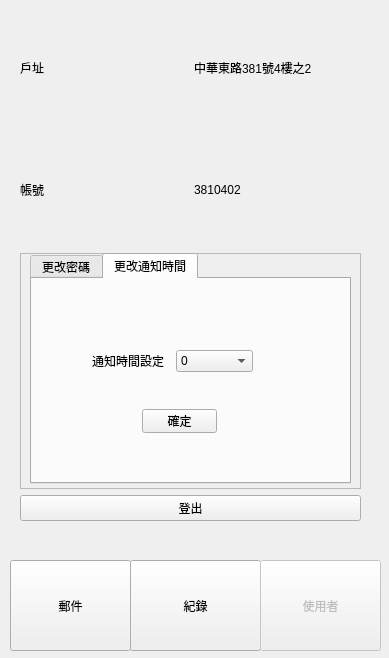
<?xml version="1.0" encoding="UTF-8"?>
<ui version="4.0">
 <class>UserPage</class>
 <widget class="QWidget" name="UserPage">
  <property name="geometry">
   <rect>
    <x>0</x>
    <y>0</y>
    <width>389</width>
    <height>658</height>
   </rect>
  </property>
  <property name="windowTitle">
   <string>Form</string>
  </property>
  <property name="styleSheet">
   <string notr="true"/>
  </property>
  <widget class="QWidget" name="verticalLayoutWidget_4">
   <property name="geometry">
    <rect>
     <x>20</x>
     <y>10</y>
     <width>341</width>
     <height>511</height>
    </rect>
   </property>
   <layout class="QVBoxLayout" name="verticalLayout_4">
    <item>
     <layout class="QVBoxLayout" name="verticalLayout">
      <item>
       <layout class="QGridLayout" name="gridLayout" columnstretch="0,0">
        <property name="leftMargin">
         <number>0</number>
        </property>
        <item row="0" column="0">
         <widget class="QLabel" name="label_2">
          <property name="text">
           <string>戶址</string>
          </property>
         </widget>
        </item>
        <item row="1" column="0">
         <widget class="QLabel" name="label">
          <property name="text">
           <string>帳號</string>
          </property>
         </widget>
        </item>
        <item row="1" column="1">
         <widget class="QLabel" name="label_3">
          <property name="text">
           <string>3810402</string>
          </property>
         </widget>
        </item>
        <item row="0" column="1">
         <widget class="QLabel" name="label_4">
          <property name="text">
           <string>中華東路381號4樓之2</string>
          </property>
         </widget>
        </item>
       </layout>
      </item>
      <item>
       <widget class="QFrame" name="frame">
        <property name="frameShape">
         <enum>QFrame::StyledPanel</enum>
        </property>
        <property name="frameShadow">
         <enum>QFrame::Raised</enum>
        </property>
        <widget class="QTabWidget" name="tabWidget">
         <property name="geometry">
          <rect>
           <x>10</x>
           <y>0</y>
           <width>321</width>
           <height>231</height>
          </rect>
         </property>
         <property name="currentIndex">
          <number>1</number>
         </property>
         <widget class="QWidget" name="tab">
          <attribute name="title">
           <string>更改密碼</string>
          </attribute>
          <widget class="QPushButton" name="pushButton_3">
           <property name="geometry">
            <rect>
             <x>70</x>
             <y>150</y>
             <width>151</width>
             <height>24</height>
            </rect>
           </property>
           <property name="text">
            <string>更改密碼</string>
           </property>
          </widget>
          <widget class="QWidget" name="layoutWidget">
           <property name="geometry">
            <rect>
             <x>50</x>
             <y>50</y>
             <width>191</width>
             <height>56</height>
            </rect>
           </property>
           <layout class="QVBoxLayout" name="verticalLayout_2">
            <item>
             <layout class="QHBoxLayout" name="horizontalLayout">
              <item>
               <widget class="QLabel" name="label_5">
                <property name="text">
                 <string>新密碼</string>
                </property>
               </widget>
              </item>
              <item>
               <widget class="QLineEdit" name="lineEdit">
                <property name="echoMode">
                 <enum>QLineEdit::Password</enum>
                </property>
               </widget>
              </item>
             </layout>
            </item>
            <item>
             <layout class="QHBoxLayout" name="horizontalLayout_2">
              <item>
               <widget class="QLabel" name="label_6">
                <property name="text">
                 <string>確認密碼</string>
                </property>
               </widget>
              </item>
              <item>
               <widget class="QLineEdit" name="lineEdit_2">
                <property name="echoMode">
                 <enum>QLineEdit::Password</enum>
                </property>
               </widget>
              </item>
             </layout>
            </item>
           </layout>
          </widget>
          <widget class="QLabel" name="label_7">
           <property name="geometry">
            <rect>
             <x>70</x>
             <y>120</y>
             <width>171</width>
             <height>16</height>
            </rect>
           </property>
           <property name="text">
            <string/>
           </property>
          </widget>
         </widget>
         <widget class="QWidget" name="tab_2">
          <attribute name="title">
           <string>更改通知時間</string>
          </attribute>
          <widget class="QPushButton" name="pushButton">
           <property name="geometry">
            <rect>
             <x>110</x>
             <y>130</y>
             <width>75</width>
             <height>24</height>
            </rect>
           </property>
           <property name="text">
            <string>確定</string>
           </property>
          </widget>
          <widget class="QWidget" name="layoutWidget">
           <property name="geometry">
            <rect>
             <x>60</x>
             <y>70</y>
             <width>161</width>
             <height>24</height>
            </rect>
           </property>
           <layout class="QHBoxLayout" name="horizontalLayout_3">
            <item>
             <widget class="QLabel" name="label_8">
              <property name="text">
               <string>通知時間設定</string>
              </property>
             </widget>
            </item>
            <item>
             <widget class="QComboBox" name="comboBox">
              <item>
               <property name="text">
                <string>0</string>
               </property>
              </item>
              <item>
               <property name="text">
                <string>1</string>
               </property>
              </item>
              <item>
               <property name="text">
                <string>2</string>
               </property>
              </item>
              <item>
               <property name="text">
                <string>3</string>
               </property>
              </item>
              <item>
               <property name="text">
                <string>4</string>
               </property>
              </item>
              <item>
               <property name="text">
                <string>5</string>
               </property>
              </item>
              <item>
               <property name="text">
                <string>6</string>
               </property>
              </item>
              <item>
               <property name="text">
                <string>7</string>
               </property>
              </item>
              <item>
               <property name="text">
                <string>8</string>
               </property>
              </item>
              <item>
               <property name="text">
                <string>9</string>
               </property>
              </item>
              <item>
               <property name="text">
                <string>10</string>
               </property>
              </item>
              <item>
               <property name="text">
                <string>11</string>
               </property>
              </item>
              <item>
               <property name="text">
                <string>12</string>
               </property>
              </item>
              <item>
               <property name="text">
                <string>13</string>
               </property>
              </item>
              <item>
               <property name="text">
                <string>14</string>
               </property>
              </item>
              <item>
               <property name="text">
                <string>15</string>
               </property>
              </item>
              <item>
               <property name="text">
                <string>16</string>
               </property>
              </item>
              <item>
               <property name="text">
                <string>17</string>
               </property>
              </item>
              <item>
               <property name="text">
                <string>18</string>
               </property>
              </item>
              <item>
               <property name="text">
                <string>19</string>
               </property>
              </item>
              <item>
               <property name="text">
                <string>20</string>
               </property>
              </item>
              <item>
               <property name="text">
                <string>21</string>
               </property>
              </item>
              <item>
               <property name="text">
                <string>22</string>
               </property>
              </item>
              <item>
               <property name="text">
                <string>23</string>
               </property>
              </item>
             </widget>
            </item>
           </layout>
          </widget>
          <widget class="QLabel" name="label_9">
           <property name="geometry">
            <rect>
             <x>70</x>
             <y>30</y>
             <width>141</width>
             <height>16</height>
            </rect>
           </property>
           <property name="text">
            <string/>
           </property>
          </widget>
         </widget>
        </widget>
       </widget>
      </item>
      <item>
       <widget class="QPushButton" name="pushButton_4">
        <property name="text">
         <string>登出</string>
        </property>
       </widget>
      </item>
     </layout>
    </item>
   </layout>
  </widget>
  <widget class="QPushButton" name="btn_pp">
   <property name="geometry">
    <rect>
     <x>10</x>
     <y>560</y>
     <width>121</width>
     <height>91</height>
    </rect>
   </property>
   <property name="text">
    <string>郵件</string>
   </property>
  </widget>
  <widget class="QPushButton" name="btn_cp">
   <property name="geometry">
    <rect>
     <x>130</x>
     <y>560</y>
     <width>131</width>
     <height>91</height>
    </rect>
   </property>
   <property name="text">
    <string>紀錄</string>
   </property>
  </widget>
  <widget class="QPushButton" name="btn_up">
   <property name="enabled">
    <bool>false</bool>
   </property>
   <property name="geometry">
    <rect>
     <x>260</x>
     <y>560</y>
     <width>121</width>
     <height>91</height>
    </rect>
   </property>
   <property name="styleSheet">
    <string notr="true">QPushButton#evilButton {
    background-color: rgb(200,200,200);
}</string>
   </property>
   <property name="text">
    <string>使用者</string>
   </property>
  </widget>
 </widget>
 <resources/>
 <connections/>
</ui>
